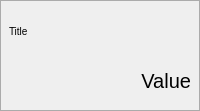
<?xml version="1.0" encoding="UTF-8"?>
<ui version="4.0">
 <class>TileWidget</class>
 <widget class="QWidget" name="TileWidget">
  <property name="geometry">
   <rect>
    <x>0</x>
    <y>0</y>
    <width>200</width>
    <height>111</height>
   </rect>
  </property>
  <property name="minimumSize">
   <size>
    <width>150</width>
    <height>0</height>
   </size>
  </property>
  <property name="maximumSize">
   <size>
    <width>200</width>
    <height>16777215</height>
   </size>
  </property>
  <property name="windowTitle">
   <string>Form</string>
  </property>
  <property name="styleSheet">
   <string notr="true">border: 1px solid #ababab;</string>
  </property>
  <layout class="QVBoxLayout" name="verticalLayout">
   <property name="leftMargin">
    <number>0</number>
   </property>
   <property name="topMargin">
    <number>0</number>
   </property>
   <property name="rightMargin">
    <number>0</number>
   </property>
   <property name="bottomMargin">
    <number>0</number>
   </property>
   <item>
    <widget class="QWidget" name="widget" native="true">
     <layout class="QVBoxLayout" name="verticalLayout_2">
      <item>
       <widget class="QLabel" name="labelTitle">
        <property name="styleSheet">
         <string notr="true">font-size: 10px;border: none;</string>
        </property>
        <property name="text">
         <string>Title</string>
        </property>
       </widget>
      </item>
      <item>
       <widget class="QLabel" name="labelValue">
        <property name="styleSheet">
         <string notr="true">font-size: 20px;border: none;</string>
        </property>
        <property name="text">
         <string>Value</string>
        </property>
        <property name="alignment">
         <set>Qt::AlignRight|Qt::AlignTrailing|Qt::AlignVCenter</set>
        </property>
        <property name="margin">
         <number>5</number>
        </property>
       </widget>
      </item>
     </layout>
    </widget>
   </item>
  </layout>
 </widget>
 <resources/>
 <connections/>
</ui>
